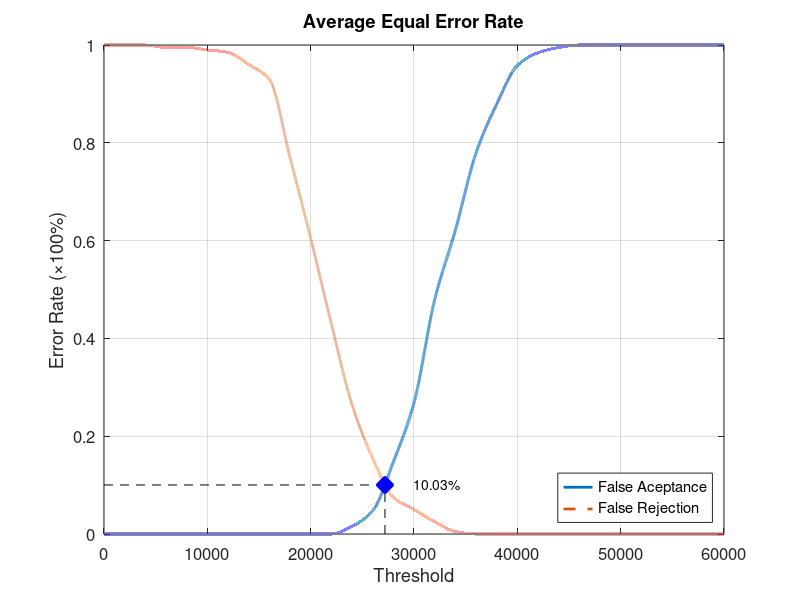
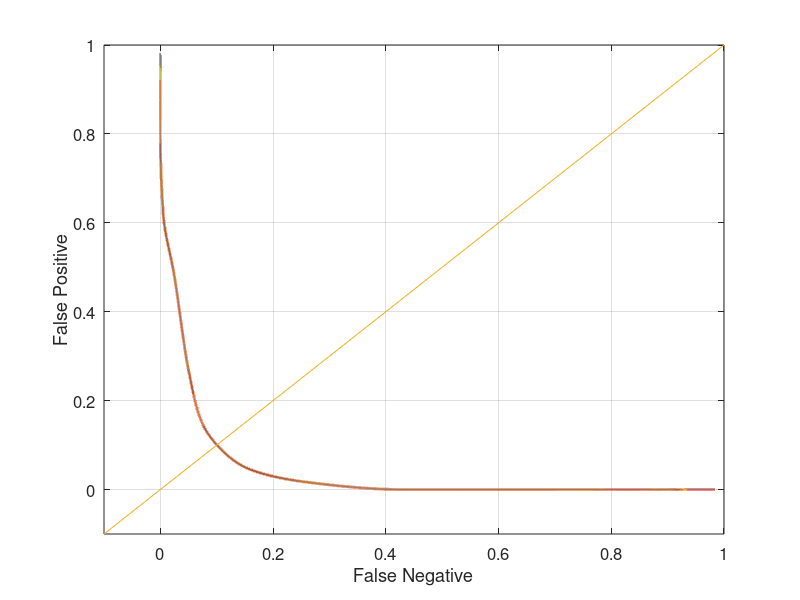

The MATLAB script that drew these images, in order:
function yEER = Database1_3
close all;
clear;
clc;
x = 0:2000:60000;
xq = 0:0.5:60000;

y0 = [0 0 0 0 0 0 0 0 0 0 0 0 0.0157895 0.0473684 0.147368 0.268421 0.478947 0.621053 0.778947 0.878947 0.957895 0.984211 0.994737 1 1 1 1 1 1 1 1];
yy0 = interp1(x, y0, xq, 'pchip');
y1 = [1 1 1 0.995 0.995 0.99 0.985 0.96 0.93 0.77 0.605 0.43 0.265 0.155 0.075 0.05 0.025 0.005 0 0 0 0 0 0 0 0 0 0 0 0 0];
yy1 = interp1(x, y1, xq, 'pchip');

% Calculating EER: 
y2 = abs(y0 - y1);
find(y2 == min(y2))
yy2 = abs(yy0 - yy1);
xEER = find(yy2 == min(yy2));
xEERIndex = xq(xEER) % X-axis EER
yEER = yy0(xEER) % Y-axis EER

main = figure
plot(xq, yy0,'-','LineWidth', 2);	hold on
plot(xq, yy1,'--','LineWidth', 2);	hold on
plot([xEERIndex xEERIndex], [0 yEER], 'k--');	hold on
plot([0 xEERIndex], [yEER yEER], 'k--');	hold on
plot(xEERIndex, yEER, 'bx', 'LineWidth', 10);	hold on
text(xEERIndex + 10 * xEERIndex / 100, yEER, [num2str(round((10000 * yEER)) / 100) '%'])
legend('False Aceptance', 'False Rejection', 'Location', 'SouthEast')
xlabel('Threshold')
ylabel('Error Rate (\times100%)')
title('Average Equal Error Rate')
set(gca, 'FontSize', 12)
axis([0 60000 0 1])
grid on

print(main, 'Database1_3Main', '-dpng');
FNRxFPR = figure('Color', [1 1 1]);
plot(yy1, yy0, '-', yy1, yy0, 'LineWidth', 2);
hold on
y = -0.1:0.1:1
plot(y, y); 
set(gca, 'FontSize', 12)
xlabel('False Negative')
ylabel('False Positive')
axis([-0.1 1 -0.1 1])
set(gca, 'FontSize', 12)
grid on

print(FNRxFPR, 'Database1_3FNRxFPR','-dpng');
end
